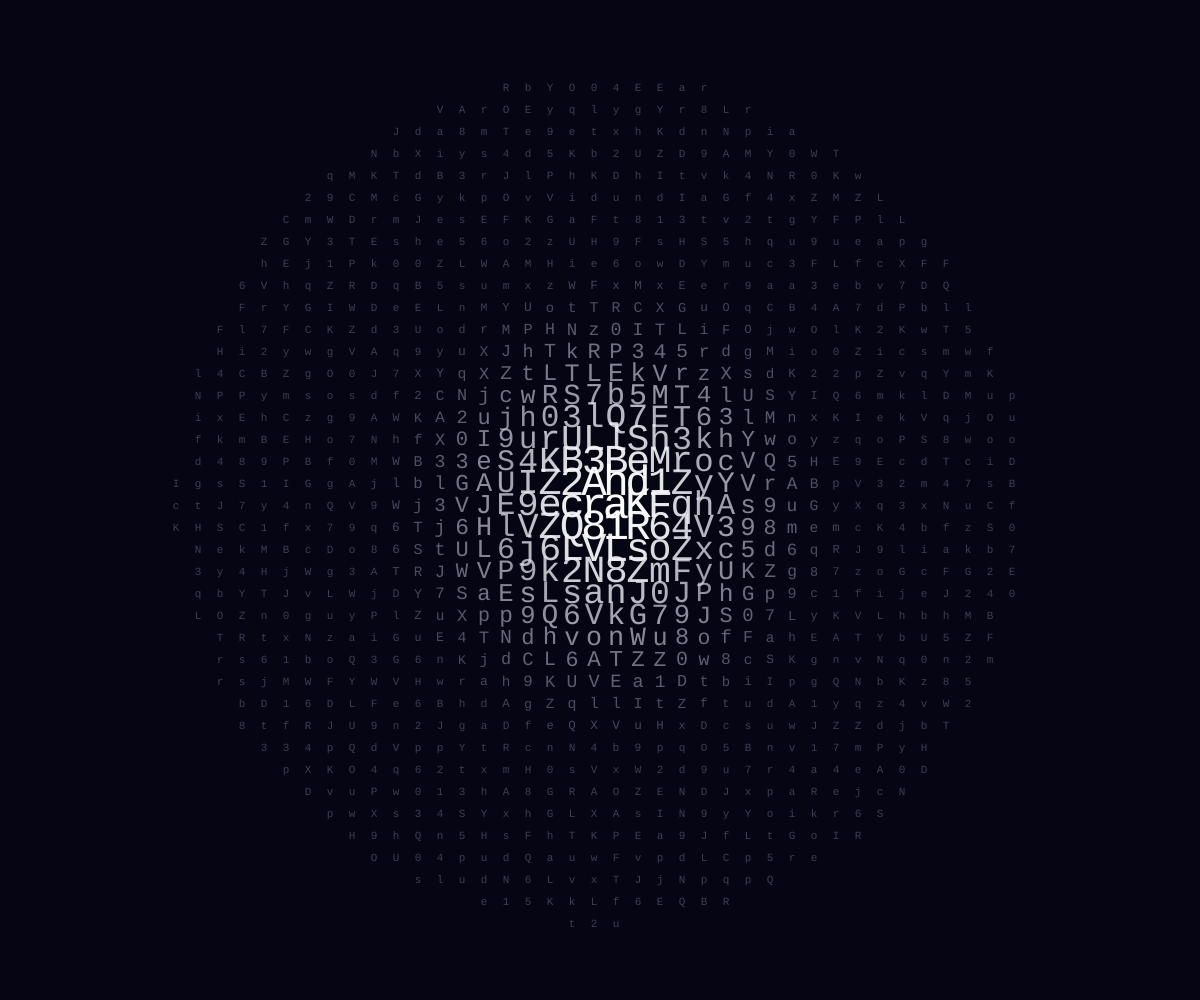
Frame 1 (no input)
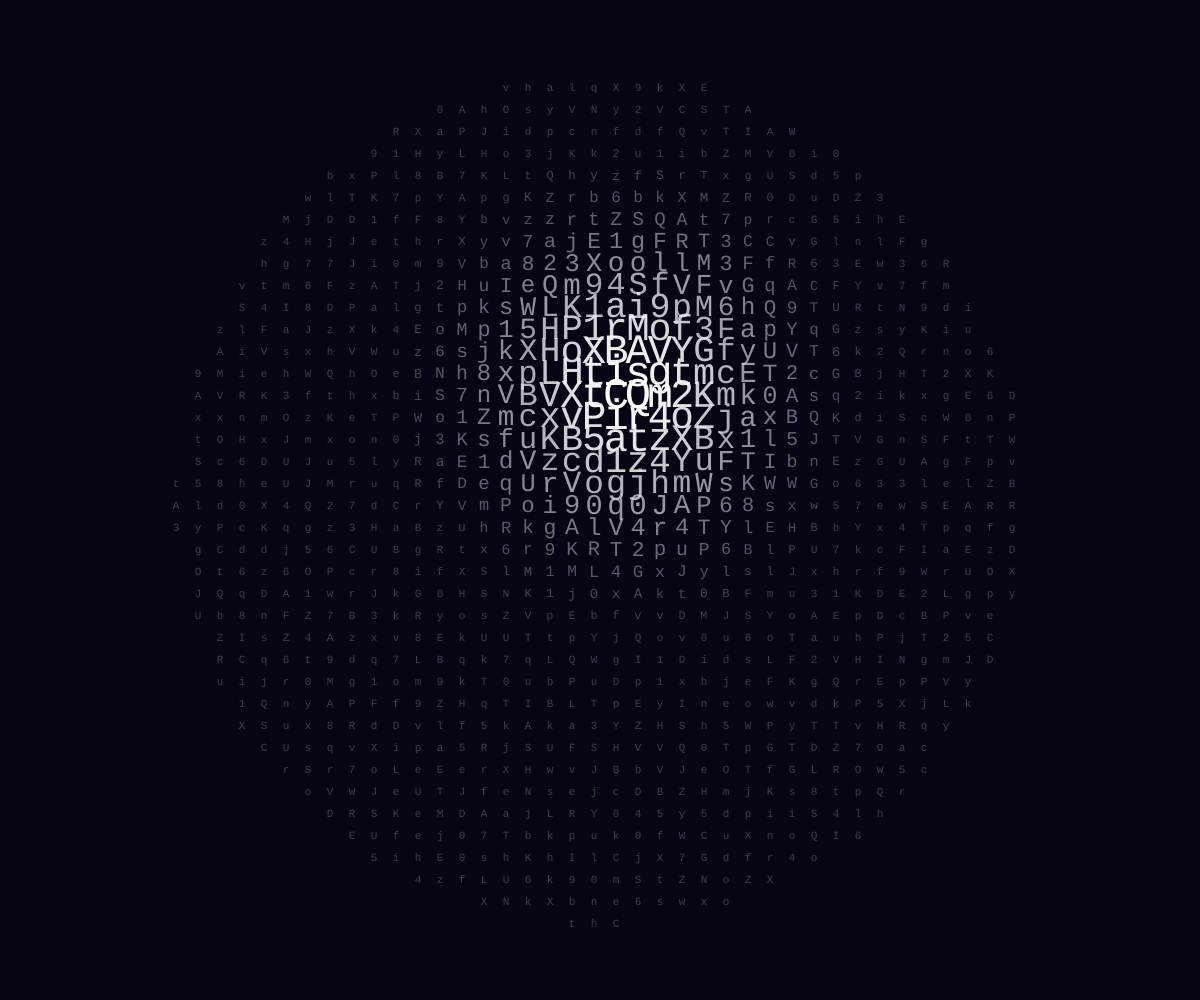
Frame 60 (no input)
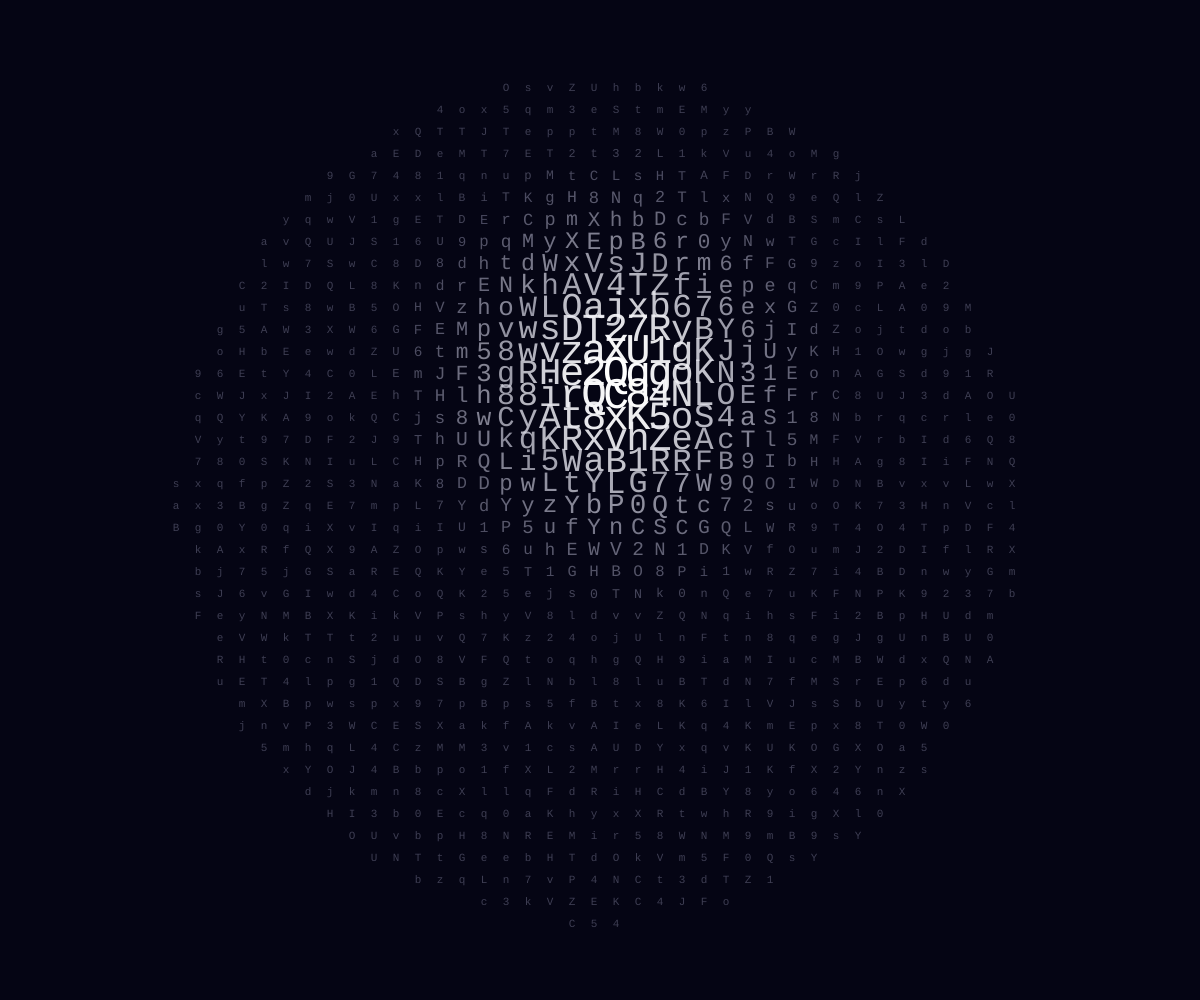
Frame 120 (the mouse pressed at the canvas centre since frame 60)

The p5.js sketch that drew these frames (run headless with seeded random() and noise() and a simulated clock; from frame 60 on, the mouse is pressed at the canvas centre):

// p5.js sketch
// ── sketch.js
let pontos = [];
let charset = ['0','1','2','3','4','5','6','7','8','9',
               'a','b','c','d','e','f','g','h','i','j','k','l','m',
               'n','o','p','q','r','s','t','u','v','w','x','y','z',
               'A','B','C','D','E','F','G','H','I','J','K','L','M',
               'N','O','P','Q','R','S','T','U','V','W','X','Y','Z'];

// Configurações Globais da Grade
let passoGrid = 22; 
let tamanhoBase = 11; 
let opacidadeBase = 100; 

let cx, cy, raioPrincipal, raioLente;

// Variáveis da Máquina de Estados do "Mouse"
let modoMouse = "PARADO"; // Estados: "PARADO" ou "MOVENDO"
let framesNoEstado = 0;
let duracaoEstado = 45;   // Quantos frames vai durar o estado atual

// Coordenadas para a interpolação do movimento
let lxAtual = 0, lyAtual = 0; // Posição real da lente na tela
let alvoX = 0, alvoY = 0;     // Para onde ela quer ir
let origemX = 0, origemY = 0; // De onde ela saiu no salto

// Ruído para o micro-movimento "parado"
let tempoRuidoX = 0;
let tempoRuidoY = 1000; 

function setup() {
  createCanvas(windowWidth, windowHeight);
  frameRate(30); 
  
  textAlign(CENTER, CENTER);
  textFont('monospace');
  
  gerarGrade();
}

function gerarGrade() {
  pontos = [];
  cx = width / 2;
  cy = height / 2;
  
  raioPrincipal = min(width, height) * 0.85 / 2;
  raioLente = raioPrincipal * 0.6; 
  
  // Define o alvo inicial bem no centro
  alvoX = cx; 
  alvoY = cy;

  for (let x = 0; x <= width; x += passoGrid) {
    for (let y = 0; y <= height; y += passoGrid) {
      if (dist(x, y, cx, cy) <= raioPrincipal) {
        pontos.push({
          x: x,
          y: y,
          char: random(charset)
        });
      }
    }
  }
}

function draw() {
  background(5, 5, 20);

  // --- 1. LÓGICA DE MOVIMENTO DO MOUSE ---
  let limiteMovimento = max(0, raioPrincipal - (raioLente / 2));

  if (modoMouse === "PARADO") {
    // MICRO-MOVIMENTO: Fica tremendo suavemente ao redor do ponto alvo
    tempoRuidoX += 0.04;
    tempoRuidoY += 0.04;
    
    // O jitter é pequeno (varia 40 pixels para cada lado)
    let jitterX = map(noise(tempoRuidoX), 0, 1, -40, 40);
    let jitterY = map(noise(tempoRuidoY), 0, 1, -40, 40);

    lxAtual = alvoX + jitterX;
    lyAtual = alvoY + jitterY;

    // Proteção: Garante que o micro-movimento não empurre a lente para fora do limite
    let vetorProtecao = createVector(lxAtual - cx, lyAtual - cy);
    if (vetorProtecao.mag() > limiteMovimento) {
      vetorProtecao.setMag(limiteMovimento);
      lxAtual = cx + vetorProtecao.x;
      lyAtual = cy + vetorProtecao.y;
    }

    framesNoEstado++;
    // Se o tempo de ficar parado acabou, decide pular para outro lugar
    if (framesNoEstado >= duracaoEstado) {
      modoMouse = "MOVENDO";
      framesNoEstado = 0;
      
      // Salva de onde estamos saindo
      origemX = lxAtual;
      origemY = lyAtual;

      // Sorteia um novo alvo (coordenadas polares para garantir que caia dentro do círculo)
      let angulo = random(TWO_PI);
      let raioSorteado = random(0, limiteMovimento);
      alvoX = cx + cos(angulo) * raioSorteado;
      alvoY = cy + sin(angulo) * raioSorteado;

      // Sorteia se o "arrasto do mouse" será muito rápido (10 frames) ou médio (20 frames)
      duracaoEstado = int(random(10, 20)); 
    }

  } else if (modoMouse === "MOVENDO") {
    // SALTO RÁPIDO: Traça uma reta da Origem ao Alvo
    framesNoEstado++;
    let progresso = framesNoEstado / duracaoEstado; // Vai de 0.0 a 1.0

    // Easing "Ease Out Cubic" (Rápido no começo, dá uma freiada suave na chegada)
    let easing = 1 - Math.pow(1 - progresso, 3);

    lxAtual = lerp(origemX, alvoX, easing);
    lyAtual = lerp(origemY, alvoY, easing);

    // Se a viagem acabou, volta a ficar parado explorando o novo lugar
    if (framesNoEstado >= duracaoEstado) {
      modoMouse = "PARADO";
      framesNoEstado = 0;
      // Sorteia ficar parado lendo entre 1 e 3 segundos (30 a 90 frames)
      duracaoEstado = int(random(30, 90)); 
    }
  }

  // --- 2. LÓGICA DE RENDERIZAÇÃO VISUAL ---
  let corBase = color(150, 150, 180, opacidadeBase);
  let corPico = color(255, 255, 255, 255);
  let fatorAmpliacao = 4.0; 

  let taxaDeMudanca = 0.05;

  for (let p of pontos) {
    // Efeito de Matrix: troca a letra de 50 a 70% da grade por frame
    if (random() < taxaDeMudanca) {
      p.char = random(charset);
    }

    // Calcula a distância do caractere em relação à posição ATUAL da lente (lxAtual, lyAtual)
    let d = dist(p.x, p.y, lxAtual, lyAtual);
    
    let tamanhoAtual = tamanhoBase;
    let corAtual = corBase;

    if (d < raioLente) {
      let t = 1.0 - (d / raioLente);
      let curvaLente = t * t * (3.0 - 2.0 * t); // Smoothstep

      tamanhoAtual = map(curvaLente, 0, 1, tamanhoBase, tamanhoBase * fatorAmpliacao);
      corAtual = lerpColor(corBase, corPico, curvaLente);
    }

    fill(corAtual);
    textSize(tamanhoAtual);
    text(p.char, p.x, p.y);
  }
}

function windowResized() {
  resizeCanvas(windowWidth, windowHeight);
  gerarGrade();
}
